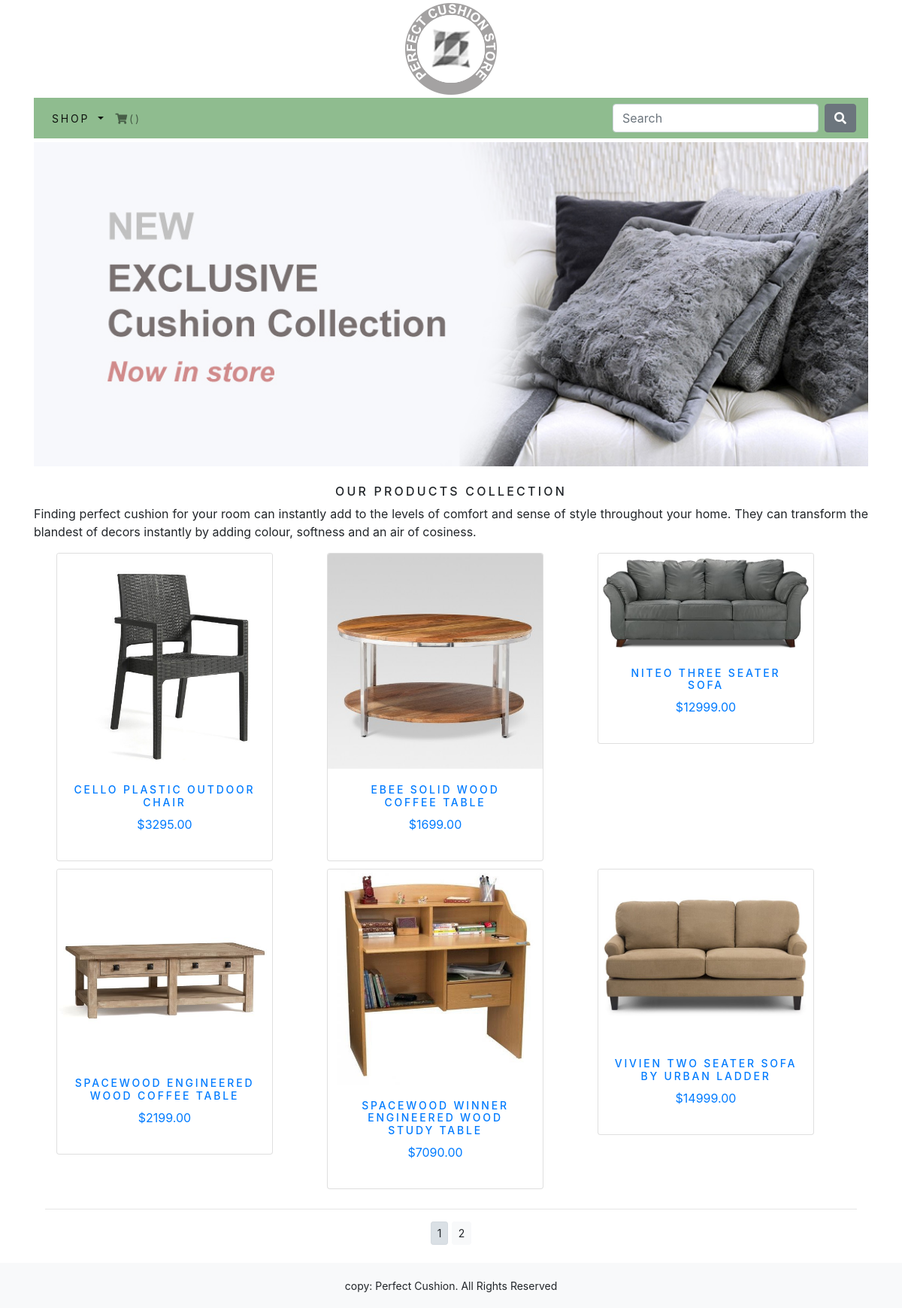
The page /shop/ on the database as committed earlier.
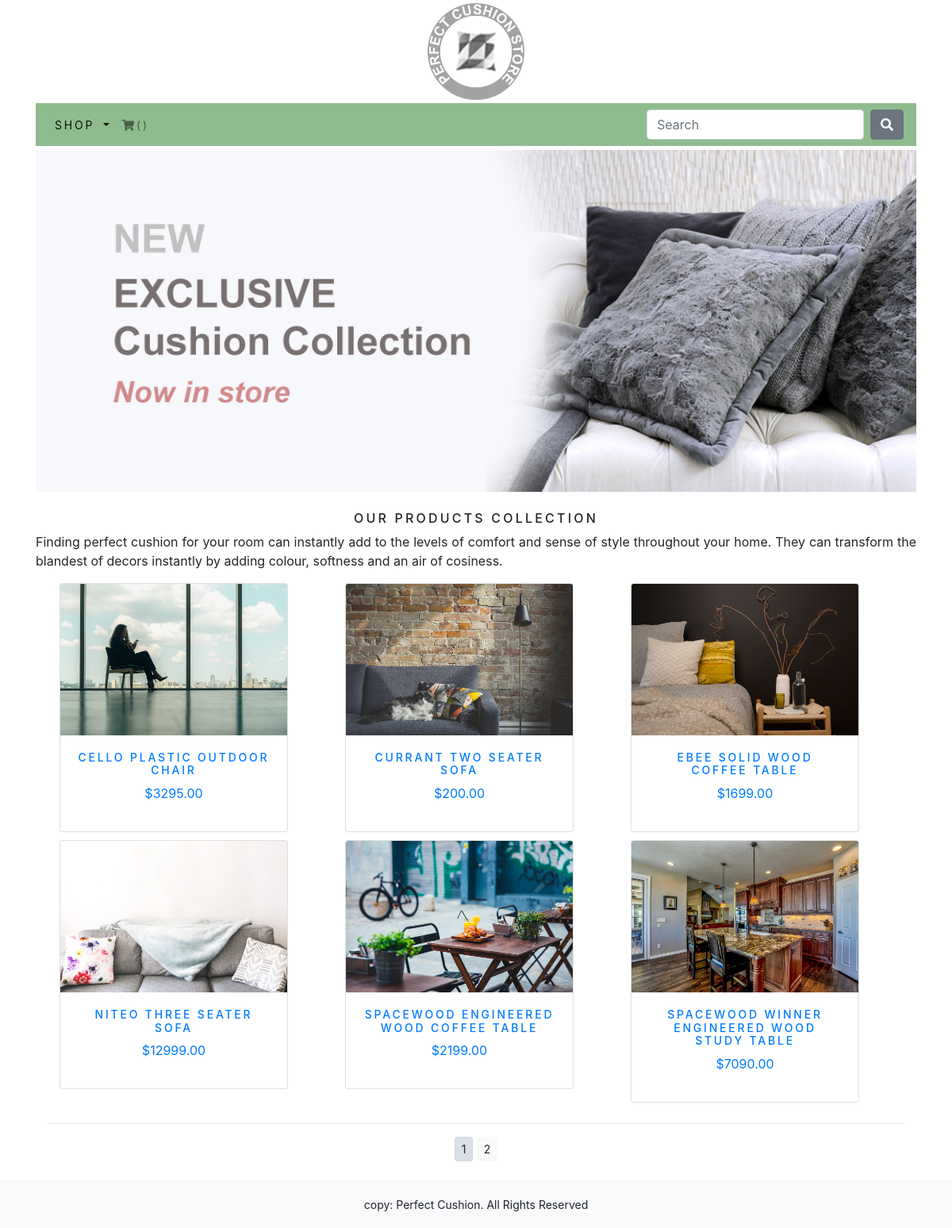
The same page on the database as committed later.
### shop/models.py (models this page shows, shortened)
class Product(models.Model):
    name = models.CharField(max_length=200, unique=True)
    slug = models.SlugField(max_length=200, unique=True)
    description = models.TextField(blank=True)
    category = models.ForeignKey(Category, on_delete=models.CASCADE)
    price = models.DecimalField(max_digits=10, decimal_places=2)
    image = models.ImageField(upload_to="product", blank=True)
    stock = models.IntegerField()
    available = models.BooleanField(default=True)
    created = models.DateTimeField(auto_now_add=True)
    updated = models.DateTimeField(auto_now=True)
    popularity = models.IntegerField(default=0)
    class Meta:
        ordering = ('name',)
        verbose_name = 'product'
        verbose_name_plural = 'products'
    def get_url(self):
        return reverse('shop:ProdCatDetail', args=[self.category.slug, self.slug])

### shop/views.py (the view)
# urls.py: path('', views.allProdCat, name='allProdCat'),
def allProdCat(request, c_slug=None):
    c_page = None
    products_list = None
    if c_slug != None:
        c_page = get_object_or_404(Category, slug=c_slug)
        products_list = Product.objects.filter(category=c_page, available=True)
    else:
        products_list = Product.objects.all().filter(available=True)
    paginator = Paginator(products_list, 6)
    try:
        page = int(request.GET.get('page', 1))
    except:
        page = 1
    try:
        products = paginator.page(page)
    except (EmptyPage, InvalidPage):
        products = paginator.page(paginator.num_pages)
    return render(request, 'shop/category.html', {'category':c_page, 'products':products})

### cart/context_processors.py (called while the page is built)
def counter(request):
    item_count = 0
    if 'admin' in request.path:
        return {}
    else:
        try:
            cart = Cart.objects.filter(cart_id=_cart_id(request))
            cart_items = CartItem.objects.all().filter(cart=cart[:1])
            for cart_item in cart_items:
                item_count += cart_item.quantity
        except Cart.DoesNotExist:
            item_count = 0
    return dict(item_count = item_count)

### cart/views.py (called while the page is built)
def _cart_id(request):
    cart = request.session.session_key
    if not cart:
        cart = request.session.create()
    return cart

### shop/context_processors.py (called while the page is built)
def menu_links(request):
    links = Category.objects.all()
    return dict(links=links)

### shop/models.py (called while the page is built)
    def get_url(self):
        return reverse('shop:products_by_category', args=[self.slug])

### shop/templates/shop/category.html (shortened to what this page needs)
{% extends 'shop/base.html' %}
{% load staticfiles %}
{% block content %}
    <div class="mx-auto">
        {% if category %}
            <img class="my_image" src="{{ category.image.url }}" alt="{{ category.name }}">
    </div>
    <br>
    <div>
        <h1 class="text-center my_title">{{ category.name }}</h1>
        <p class="text-justify">{{ category.description }}</p>
    </div>
    {% else %}
        <img class="my_image my_image_padding" src="{% static 'img/banner.jpg' %}" alt="Our Products Collection">
    </div>
    <br>
    <div>
        <h1 class="text-center my_title">Our Products Collection</h1>
        <p class="text-justify">Finding perfect cushion for your room can instantly add to the levels of comfort and
        sense of style throughout your home. They can transform the blandest of decors instantly by adding colour,
        softness and an air of cosiness.</p>
    </div>
    {% endif %}
    <div class="container">
        <div class="row mx-auto">
            {% for product in products.object_list %}
                <div class="my_bottom_margin col-9 col-sm-12 col-md-4 col-md-12 col-lg-4">
                    <div class="card text-center" style="width: 18rem;">
                        <a href="{{ product.get_url }}">
                            <img class="card-img-top my_image" src="{{ product.image.url }}" alt="{{product.name}}">
                            <div class="card-body">
                                <h4>{{ product.name }}</h4>
                                <p>${{ product.price }}</p>
                            </div>
                        </a>
                    </div>
                </div>
            {% endfor %}
        </div>
        <div class="mx-auto">
            {% if products.paginator.num_pages > 1 %}
                <hr>
                <div class="text-center">
                    {% for pg in products.paginator.page_range %}
                        <a href="?page={{pg}}" class="btn btn-light btn-sm {% if products.number == pg%}active{%endif%}">{{pg}}</a>
                    {% endfor %}
                </div>
            {% endif %}
        </div>
        <br>
    </div>
{% endblock %}

Rows that differ between the two databases and show on the page:
no longer on this page (row unchanged): Product: image (picture), name "VIVIEN TWO SEATER SOFA BY URBAN LADDER", price "14999.00"
changed Product "CELLO PLASTIC OUTDOOR CHAIR": image: a different picture
added Product: image (picture), name "CURRANT TWO SEATER SOFA", price "200.00"
changed Product "EBEE SOLID WOOD COFFEE TABLE": image: a different picture
changed Product "NITEO THREE SEATER SOFA": image: a different picture
changed Product "SPACEWOOD ENGINEERED WOOD COFFEE TABLE": image: a different picture
changed Product "SPACEWOOD WINNER ENGINEERED WOOD STUDY TABLE": image: a different picture
